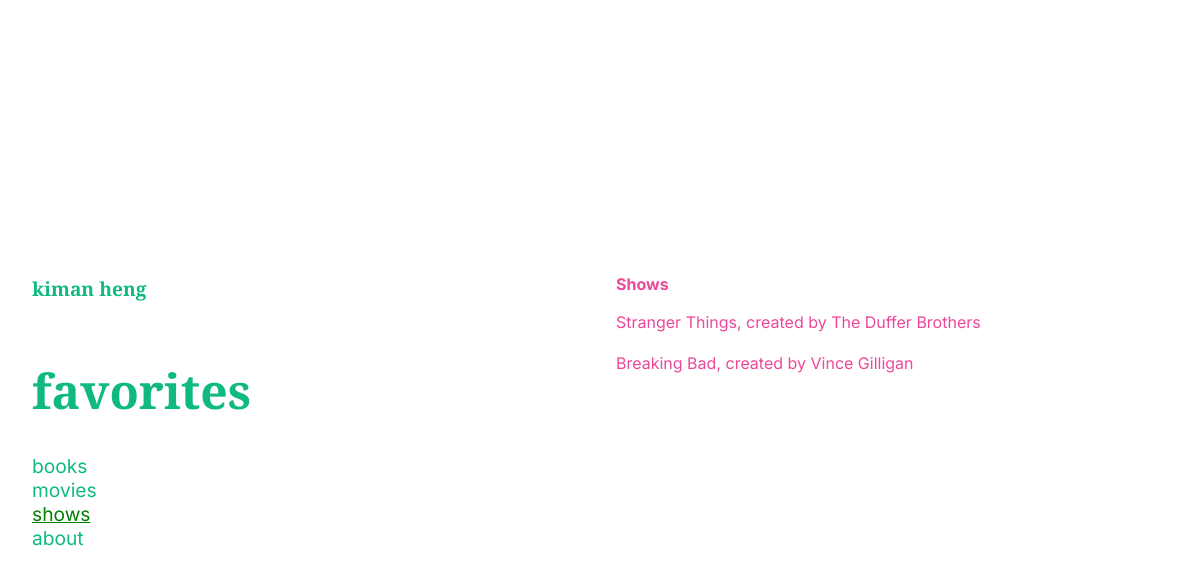
The app's page /shows, older data.
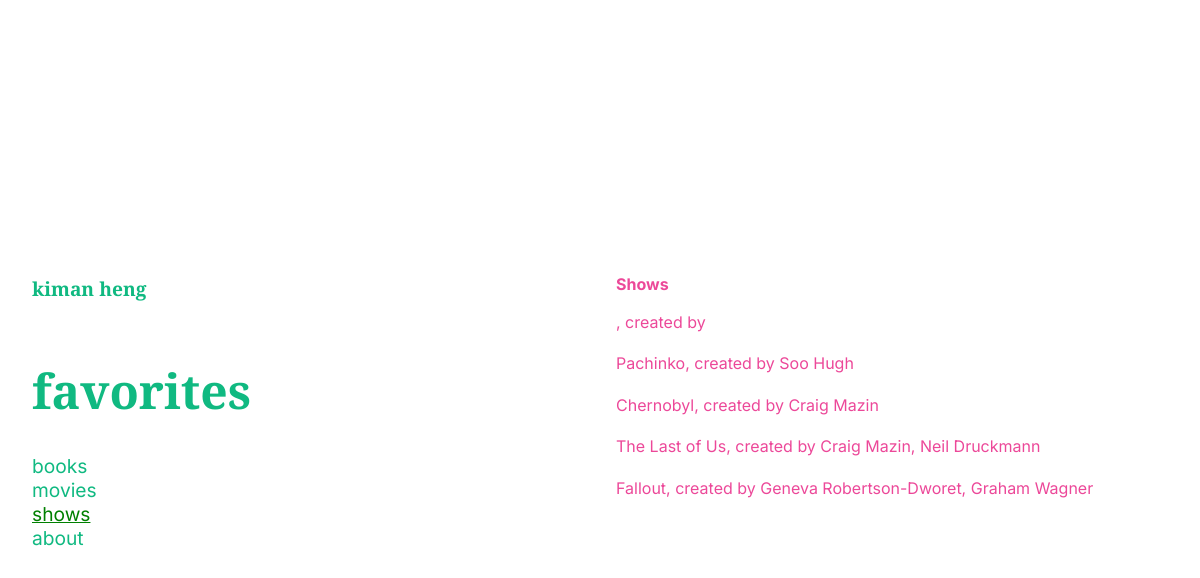
The same page, newer data.
### tables this page shows
CREATE TABLE shows (
    id INTEGER PRIMARY KEY AUTOINCREMENT,
    title TEXT NOT NULL,
    director TEXT NOT NULL
);

### app.py (the view)
@app.route('/shows')
def shows():
    conn = get_db_connection()
    shows = conn.execute('SELECT * FROM shows').fetchall()
    conn.close()
    return render_template('shows.html', shows=shows)

### app.py (called while the page is built)
def get_db_connection():
    conn = sqlite3.connect('favorites.db')
    conn.row_factory = sqlite3.Row
    return conn

### templates/shows.html
{% extends 'layout.html' %} {% block content %}
<div class="right_column">
  <div class="title">
    <p>Shows</p>
  </div>
    {% for show in shows %}
    <p class="text">{{ show.title }}, created by {{ show.director }}</p>
    {% endfor %}
</div>
{% endblock %}

Row changes from the older to the newer data that the page shows:
removed shows: title "Stranger Things", director "The Duffer Brothers"
removed shows: title "Breaking Bad", director "Vince Gilligan"
added shows: title "Pachinko", director "Soo Hugh"
added shows: title "Chernobyl", director "Craig Mazin"
added shows: title "The Last of Us", director "Craig Mazin, Neil Druckmann"
added shows: title "Fallout", director "Geneva Robertson-Dworet, Graham Wagner"
